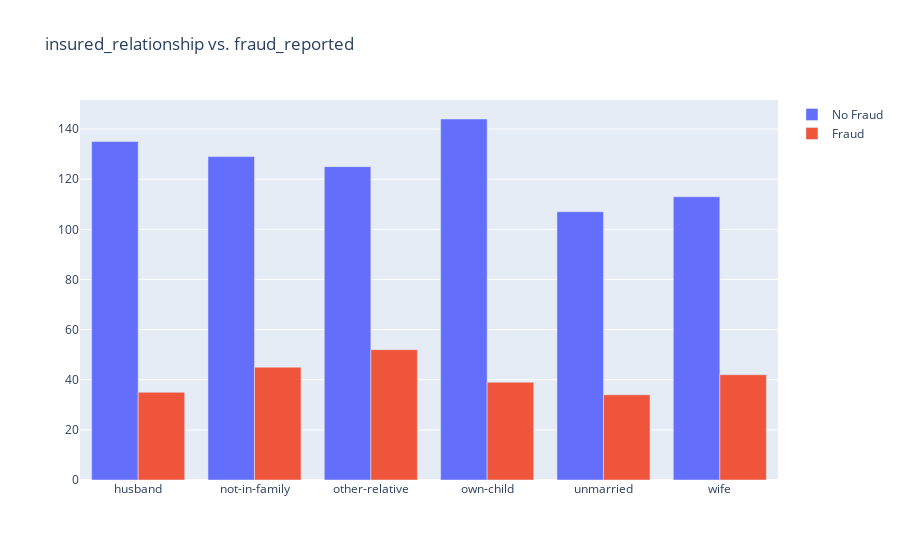

Here is the notebook cell this chart was saved with:
### Code cell
vis_data(df, 'insured_relationship')

### Figure 1 — Plotly figure (JSON) as saved in the notebook; plotly's stock layout.template omitted (floating-point values rounded to 4 significant figures)
{"data": [{"name": "No Fraud", "type": "bar", "x": ["husband", "not-in-family", "other-relative", "own-child", "unmarried", "wife"], "y": [135, 129, 125, 144, 107, 113]}, {"name": "Fraud", "type": "bar", "x": ["husband", "not-in-family", "other-relative", "own-child", "unmarried", "wife"], "y": [35, 45, 52, 39, 34, 42]}], "layout": {"barmode": "group", "title": {"text": "insured_relationship vs. fraud_reported"}}}
